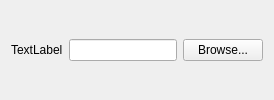
<?xml version="1.0" encoding="UTF-8"?>
<ui version="4.0">
 <class>Elpida::FileInputView</class>
 <widget class="QWidget" name="Elpida::FileInputView">
  <property name="windowTitle">
   <string>Form</string>
  </property>
  <layout class="QHBoxLayout" name="horizontalLayout">
   <item>
    <widget class="QLabel" name="lblPropertyName">
     <property name="text">
      <string>TextLabel</string>
     </property>
    </widget>
   </item>
   <item>
    <widget class="QLineEdit" name="leFilePath"/>
   </item>
   <item>
    <widget class="QPushButton" name="pbBrowse">
     <property name="text">
      <string>Browse...</string>
     </property>
    </widget>
   </item>
  </layout>
 </widget>
 <resources/>
 <connections/>
</ui>
